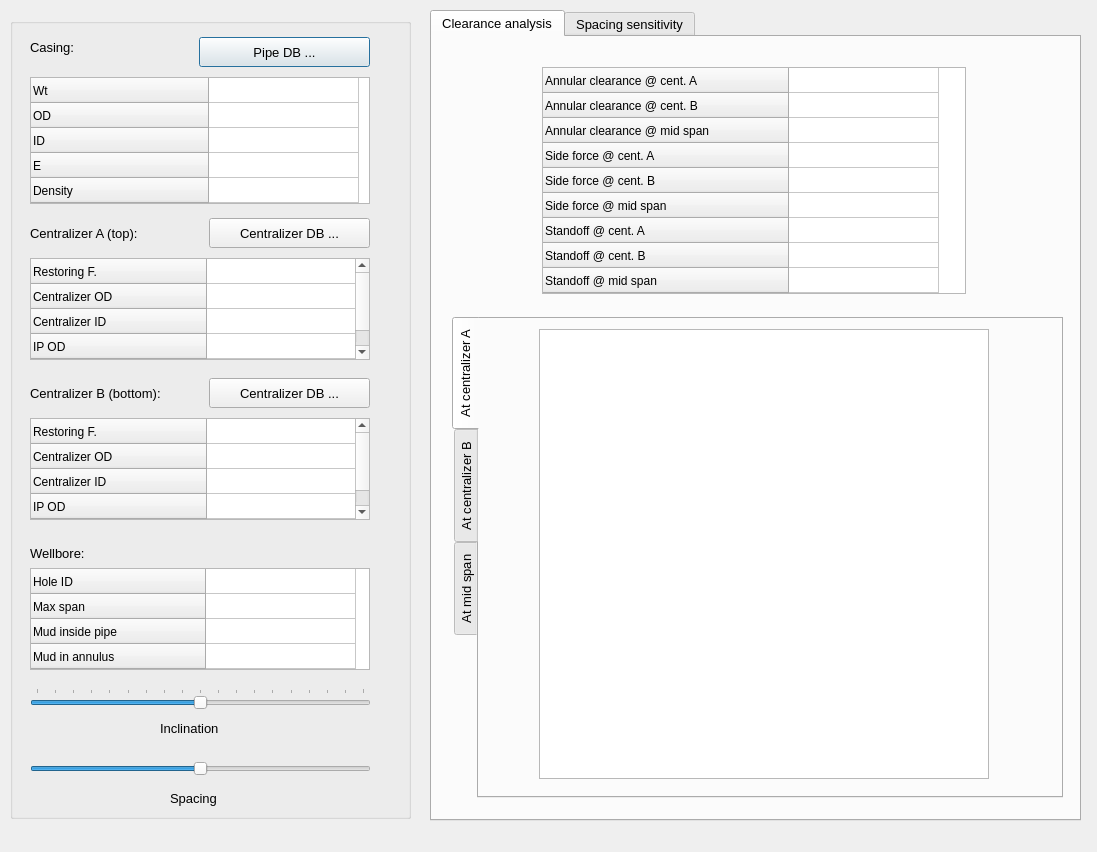
<?xml version="1.0" encoding="UTF-8"?>
<ui version="4.0">
 <class>OneSpanAnalysis</class>
 <widget class="QDialog" name="OneSpanAnalysis">
  <property name="geometry">
   <rect>
    <x>0</x>
    <y>0</y>
    <width>1097</width>
    <height>852</height>
   </rect>
  </property>
  <property name="windowTitle">
   <string>One Span Analysis</string>
  </property>
  <widget class="QGroupBox" name="groupBox">
   <property name="geometry">
    <rect>
     <x>10</x>
     <y>18</y>
     <width>401</width>
     <height>801</height>
    </rect>
   </property>
   <property name="font">
    <font>
     <pointsize>10</pointsize>
    </font>
   </property>
   <property name="title">
    <string/>
   </property>
   <widget class="QTableWidget" name="osaCasing_tableWidget">
    <property name="geometry">
     <rect>
      <x>20</x>
      <y>59</y>
      <width>340</width>
      <height>127</height>
     </rect>
    </property>
    <property name="font">
     <font>
      <pointsize>9</pointsize>
     </font>
    </property>
    <property name="autoFillBackground">
     <bool>false</bool>
    </property>
    <property name="frameShadow">
     <enum>QFrame::Sunken</enum>
    </property>
    <property name="sortingEnabled">
     <bool>false</bool>
    </property>
    <property name="columnCount">
     <number>1</number>
    </property>
    <attribute name="horizontalHeaderVisible">
     <bool>false</bool>
    </attribute>
    <attribute name="horizontalHeaderCascadingSectionResizes">
     <bool>false</bool>
    </attribute>
    <attribute name="horizontalHeaderDefaultSectionSize">
     <number>150</number>
    </attribute>
    <attribute name="horizontalHeaderHighlightSections">
     <bool>true</bool>
    </attribute>
    <attribute name="horizontalHeaderMinimumSectionSize">
     <number>120</number>
    </attribute>
    <attribute name="horizontalHeaderShowSortIndicator" stdset="0">
     <bool>false</bool>
    </attribute>
    <attribute name="horizontalHeaderStretchLastSection">
     <bool>false</bool>
    </attribute>
    <attribute name="verticalHeaderDefaultSectionSize">
     <number>25</number>
    </attribute>
    <attribute name="verticalHeaderMinimumSectionSize">
     <number>25</number>
    </attribute>
    <attribute name="verticalHeaderShowSortIndicator" stdset="0">
     <bool>false</bool>
    </attribute>
    <row>
     <property name="text">
      <string>Wt</string>
     </property>
    </row>
    <row>
     <property name="text">
      <string>OD</string>
     </property>
    </row>
    <row>
     <property name="text">
      <string>ID</string>
     </property>
    </row>
    <row>
     <property name="text">
      <string>E</string>
     </property>
    </row>
    <row>
     <property name="text">
      <string>Density                                       </string>
     </property>
    </row>
    <column/>
   </widget>
   <widget class="QLabel" name="label">
    <property name="geometry">
     <rect>
      <x>20</x>
      <y>19</y>
      <width>61</width>
      <height>21</height>
     </rect>
    </property>
    <property name="text">
     <string>Casing:</string>
    </property>
   </widget>
   <widget class="QLabel" name="label_2">
    <property name="geometry">
     <rect>
      <x>20</x>
      <y>200</y>
      <width>151</width>
      <height>31</height>
     </rect>
    </property>
    <property name="text">
     <string>Centralizer A (top):</string>
    </property>
   </widget>
   <widget class="QTableWidget" name="osaCentA_tableWidget">
    <property name="geometry">
     <rect>
      <x>20</x>
      <y>240</y>
      <width>340</width>
      <height>102</height>
     </rect>
    </property>
    <property name="font">
     <font>
      <pointsize>9</pointsize>
     </font>
    </property>
    <property name="autoFillBackground">
     <bool>false</bool>
    </property>
    <property name="frameShadow">
     <enum>QFrame::Sunken</enum>
    </property>
    <property name="sortingEnabled">
     <bool>false</bool>
    </property>
    <property name="columnCount">
     <number>1</number>
    </property>
    <attribute name="horizontalHeaderVisible">
     <bool>false</bool>
    </attribute>
    <attribute name="horizontalHeaderCascadingSectionResizes">
     <bool>false</bool>
    </attribute>
    <attribute name="horizontalHeaderDefaultSectionSize">
     <number>150</number>
    </attribute>
    <attribute name="horizontalHeaderHighlightSections">
     <bool>true</bool>
    </attribute>
    <attribute name="horizontalHeaderMinimumSectionSize">
     <number>120</number>
    </attribute>
    <attribute name="horizontalHeaderShowSortIndicator" stdset="0">
     <bool>false</bool>
    </attribute>
    <attribute name="horizontalHeaderStretchLastSection">
     <bool>false</bool>
    </attribute>
    <attribute name="verticalHeaderDefaultSectionSize">
     <number>25</number>
    </attribute>
    <attribute name="verticalHeaderMinimumSectionSize">
     <number>25</number>
    </attribute>
    <attribute name="verticalHeaderShowSortIndicator" stdset="0">
     <bool>false</bool>
    </attribute>
    <row>
     <property name="text">
      <string>Restoring F.</string>
     </property>
    </row>
    <row>
     <property name="text">
      <string>Centralizer OD</string>
     </property>
    </row>
    <row>
     <property name="text">
      <string>Centralizer ID</string>
     </property>
    </row>
    <row>
     <property name="text">
      <string>IP OD</string>
     </property>
    </row>
    <row>
     <property name="text">
      <string>Min. pass thru                           </string>
     </property>
    </row>
    <column/>
   </widget>
   <widget class="QLabel" name="label_3">
    <property name="geometry">
     <rect>
      <x>20</x>
      <y>520</y>
      <width>81</width>
      <height>31</height>
     </rect>
    </property>
    <property name="text">
     <string>Wellbore:</string>
    </property>
   </widget>
   <widget class="QTableWidget" name="osaWellbore_tableWidget">
    <property name="geometry">
     <rect>
      <x>20</x>
      <y>550</y>
      <width>340</width>
      <height>102</height>
     </rect>
    </property>
    <property name="font">
     <font>
      <pointsize>9</pointsize>
     </font>
    </property>
    <property name="autoFillBackground">
     <bool>false</bool>
    </property>
    <property name="frameShadow">
     <enum>QFrame::Sunken</enum>
    </property>
    <property name="sortingEnabled">
     <bool>false</bool>
    </property>
    <property name="rowCount">
     <number>4</number>
    </property>
    <property name="columnCount">
     <number>1</number>
    </property>
    <attribute name="horizontalHeaderVisible">
     <bool>false</bool>
    </attribute>
    <attribute name="horizontalHeaderCascadingSectionResizes">
     <bool>false</bool>
    </attribute>
    <attribute name="horizontalHeaderDefaultSectionSize">
     <number>150</number>
    </attribute>
    <attribute name="horizontalHeaderHighlightSections">
     <bool>true</bool>
    </attribute>
    <attribute name="horizontalHeaderMinimumSectionSize">
     <number>120</number>
    </attribute>
    <attribute name="horizontalHeaderShowSortIndicator" stdset="0">
     <bool>false</bool>
    </attribute>
    <attribute name="horizontalHeaderStretchLastSection">
     <bool>false</bool>
    </attribute>
    <attribute name="verticalHeaderDefaultSectionSize">
     <number>25</number>
    </attribute>
    <attribute name="verticalHeaderMinimumSectionSize">
     <number>25</number>
    </attribute>
    <attribute name="verticalHeaderShowSortIndicator" stdset="0">
     <bool>false</bool>
    </attribute>
    <row>
     <property name="text">
      <string>Hole ID</string>
     </property>
    </row>
    <row>
     <property name="text">
      <string>Max span</string>
     </property>
    </row>
    <row>
     <property name="text">
      <string>Mud inside pipe                        </string>
     </property>
    </row>
    <row>
     <property name="text">
      <string>Mud in annulus</string>
     </property>
    </row>
    <column/>
   </widget>
   <widget class="QPushButton" name="osaCasing_pushButton">
    <property name="geometry">
     <rect>
      <x>189</x>
      <y>19</y>
      <width>171</width>
      <height>30</height>
     </rect>
    </property>
    <property name="text">
     <string>Pipe DB ...</string>
    </property>
   </widget>
   <widget class="QPushButton" name="osaCentA_pushButton">
    <property name="geometry">
     <rect>
      <x>199</x>
      <y>200</y>
      <width>161</width>
      <height>30</height>
     </rect>
    </property>
    <property name="text">
     <string>Centralizer DB ...</string>
    </property>
   </widget>
   <widget class="QLabel" name="label_5">
    <property name="geometry">
     <rect>
      <x>20</x>
      <y>360</y>
      <width>171</width>
      <height>31</height>
     </rect>
    </property>
    <property name="text">
     <string>Centralizer B (bottom):</string>
    </property>
   </widget>
   <widget class="QPushButton" name="osaCentB_pushButton">
    <property name="geometry">
     <rect>
      <x>199</x>
      <y>360</y>
      <width>161</width>
      <height>30</height>
     </rect>
    </property>
    <property name="text">
     <string>Centralizer DB ...</string>
    </property>
   </widget>
   <widget class="QSlider" name="osaInclination_slider">
    <property name="geometry">
     <rect>
      <x>20</x>
      <y>670</y>
      <width>341</width>
      <height>22</height>
     </rect>
    </property>
    <property name="maximum">
     <number>180</number>
    </property>
    <property name="pageStep">
     <number>5</number>
    </property>
    <property name="value">
     <number>90</number>
    </property>
    <property name="sliderPosition">
     <number>90</number>
    </property>
    <property name="orientation">
     <enum>Qt::Horizontal</enum>
    </property>
    <property name="invertedAppearance">
     <bool>false</bool>
    </property>
    <property name="invertedControls">
     <bool>false</bool>
    </property>
    <property name="tickPosition">
     <enum>QSlider::TicksAbove</enum>
    </property>
    <property name="tickInterval">
     <number>10</number>
    </property>
   </widget>
   <widget class="QSlider" name="osaSpacing_slider">
    <property name="geometry">
     <rect>
      <x>20</x>
      <y>740</y>
      <width>341</width>
      <height>22</height>
     </rect>
    </property>
    <property name="minimum">
     <number>10</number>
    </property>
    <property name="maximum">
     <number>100</number>
    </property>
    <property name="value">
     <number>55</number>
    </property>
    <property name="sliderPosition">
     <number>55</number>
    </property>
    <property name="orientation">
     <enum>Qt::Horizontal</enum>
    </property>
    <property name="invertedAppearance">
     <bool>false</bool>
    </property>
    <property name="invertedControls">
     <bool>false</bool>
    </property>
    <property name="tickPosition">
     <enum>QSlider::NoTicks</enum>
    </property>
    <property name="tickInterval">
     <number>10</number>
    </property>
   </widget>
   <widget class="QLabel" name="osaInclination_label">
    <property name="geometry">
     <rect>
      <x>150</x>
      <y>700</y>
      <width>211</width>
      <height>21</height>
     </rect>
    </property>
    <property name="text">
     <string>Inclination</string>
    </property>
   </widget>
   <widget class="QLabel" name="osaSpacing_label">
    <property name="geometry">
     <rect>
      <x>160</x>
      <y>770</y>
      <width>201</width>
      <height>21</height>
     </rect>
    </property>
    <property name="text">
     <string>Spacing</string>
    </property>
   </widget>
   <widget class="QTableWidget" name="osaCentB_tableWidget">
    <property name="geometry">
     <rect>
      <x>20</x>
      <y>400</y>
      <width>340</width>
      <height>102</height>
     </rect>
    </property>
    <property name="font">
     <font>
      <pointsize>9</pointsize>
     </font>
    </property>
    <property name="autoFillBackground">
     <bool>false</bool>
    </property>
    <property name="frameShadow">
     <enum>QFrame::Sunken</enum>
    </property>
    <property name="sortingEnabled">
     <bool>false</bool>
    </property>
    <property name="columnCount">
     <number>1</number>
    </property>
    <attribute name="horizontalHeaderVisible">
     <bool>false</bool>
    </attribute>
    <attribute name="horizontalHeaderCascadingSectionResizes">
     <bool>false</bool>
    </attribute>
    <attribute name="horizontalHeaderDefaultSectionSize">
     <number>150</number>
    </attribute>
    <attribute name="horizontalHeaderHighlightSections">
     <bool>true</bool>
    </attribute>
    <attribute name="horizontalHeaderMinimumSectionSize">
     <number>120</number>
    </attribute>
    <attribute name="horizontalHeaderShowSortIndicator" stdset="0">
     <bool>false</bool>
    </attribute>
    <attribute name="horizontalHeaderStretchLastSection">
     <bool>false</bool>
    </attribute>
    <attribute name="verticalHeaderDefaultSectionSize">
     <number>25</number>
    </attribute>
    <attribute name="verticalHeaderMinimumSectionSize">
     <number>25</number>
    </attribute>
    <attribute name="verticalHeaderShowSortIndicator" stdset="0">
     <bool>false</bool>
    </attribute>
    <row>
     <property name="text">
      <string>Restoring F.</string>
     </property>
    </row>
    <row>
     <property name="text">
      <string>Centralizer OD</string>
     </property>
    </row>
    <row>
     <property name="text">
      <string>Centralizer ID</string>
     </property>
    </row>
    <row>
     <property name="text">
      <string>IP OD</string>
     </property>
    </row>
    <row>
     <property name="text">
      <string>Min. pass thru                           </string>
     </property>
    </row>
    <column/>
   </widget>
  </widget>
  <widget class="QTabWidget" name="tabWidget">
   <property name="geometry">
    <rect>
     <x>430</x>
     <y>10</y>
     <width>651</width>
     <height>811</height>
    </rect>
   </property>
   <property name="font">
    <font>
     <pointsize>10</pointsize>
    </font>
   </property>
   <property name="currentIndex">
    <number>0</number>
   </property>
   <widget class="QWidget" name="tab">
    <attribute name="title">
     <string>Clearance analysis</string>
    </attribute>
    <widget class="QTableWidget" name="osaOutputdata1_tableWidget">
     <property name="geometry">
      <rect>
       <x>110</x>
       <y>30</y>
       <width>424</width>
       <height>227</height>
      </rect>
     </property>
     <property name="font">
      <font>
       <pointsize>9</pointsize>
      </font>
     </property>
     <property name="autoFillBackground">
      <bool>false</bool>
     </property>
     <property name="frameShadow">
      <enum>QFrame::Sunken</enum>
     </property>
     <property name="sortingEnabled">
      <bool>false</bool>
     </property>
     <property name="columnCount">
      <number>1</number>
     </property>
     <attribute name="horizontalHeaderVisible">
      <bool>false</bool>
     </attribute>
     <attribute name="horizontalHeaderCascadingSectionResizes">
      <bool>false</bool>
     </attribute>
     <attribute name="horizontalHeaderDefaultSectionSize">
      <number>150</number>
     </attribute>
     <attribute name="horizontalHeaderHighlightSections">
      <bool>true</bool>
     </attribute>
     <attribute name="horizontalHeaderMinimumSectionSize">
      <number>120</number>
     </attribute>
     <attribute name="horizontalHeaderShowSortIndicator" stdset="0">
      <bool>false</bool>
     </attribute>
     <attribute name="horizontalHeaderStretchLastSection">
      <bool>false</bool>
     </attribute>
     <attribute name="verticalHeaderDefaultSectionSize">
      <number>25</number>
     </attribute>
     <attribute name="verticalHeaderMinimumSectionSize">
      <number>25</number>
     </attribute>
     <attribute name="verticalHeaderShowSortIndicator" stdset="0">
      <bool>false</bool>
     </attribute>
     <row>
      <property name="text">
       <string>Annular clearance @ cent. A</string>
      </property>
     </row>
     <row>
      <property name="text">
       <string>Annular clearance @ cent. B</string>
      </property>
     </row>
     <row>
      <property name="text">
       <string>Annular clearance @ mid span                    </string>
      </property>
     </row>
     <row>
      <property name="text">
       <string>Side force @ cent. A</string>
      </property>
     </row>
     <row>
      <property name="text">
       <string>Side force @ cent. B</string>
      </property>
     </row>
     <row>
      <property name="text">
       <string>Side force @ mid span</string>
      </property>
     </row>
     <row>
      <property name="text">
       <string>Standoff @ cent. A</string>
      </property>
     </row>
     <row>
      <property name="text">
       <string>Standoff @ cent. B</string>
      </property>
     </row>
     <row>
      <property name="text">
       <string>Standoff @ mid span</string>
      </property>
     </row>
     <column/>
    </widget>
    <widget class="QTabWidget" name="tabWidget_2">
     <property name="geometry">
      <rect>
       <x>20</x>
       <y>280</y>
       <width>611</width>
       <height>481</height>
      </rect>
     </property>
     <property name="tabPosition">
      <enum>QTabWidget::West</enum>
     </property>
     <property name="currentIndex">
      <number>0</number>
     </property>
     <widget class="QWidget" name="tabA">
      <attribute name="title">
       <string>At centralizer A</string>
      </attribute>
      <widget class="MatplotlibWidget" name="osaClearanceAnalysisA_graphicsView">
       <property name="geometry">
        <rect>
         <x>60</x>
         <y>10</y>
         <width>450</width>
         <height>450</height>
        </rect>
       </property>
      </widget>
     </widget>
     <widget class="QWidget" name="tabB">
      <attribute name="title">
       <string>At centralizer B</string>
      </attribute>
      <widget class="MatplotlibWidget" name="osaClearanceAnalysisB_graphicsView">
       <property name="geometry">
        <rect>
         <x>60</x>
         <y>10</y>
         <width>450</width>
         <height>450</height>
        </rect>
       </property>
      </widget>
     </widget>
     <widget class="QWidget" name="tabM">
      <attribute name="title">
       <string>At mid span</string>
      </attribute>
      <widget class="MatplotlibWidget" name="osaClearanceAnalysisM_graphicsView">
       <property name="geometry">
        <rect>
         <x>60</x>
         <y>10</y>
         <width>450</width>
         <height>450</height>
        </rect>
       </property>
      </widget>
     </widget>
    </widget>
   </widget>
   <widget class="QWidget" name="tab_2">
    <attribute name="title">
     <string>Spacing sensitivity</string>
    </attribute>
    <widget class="MatplotlibWidget" name="osaSpacingSentivity_graphicsView">
     <property name="geometry">
      <rect>
       <x>10</x>
       <y>140</y>
       <width>630</width>
       <height>630</height>
      </rect>
     </property>
    </widget>
    <widget class="QTableWidget" name="osaOutputdata2_tableWidget">
     <property name="geometry">
      <rect>
       <x>110</x>
       <y>30</y>
       <width>390</width>
       <height>102</height>
      </rect>
     </property>
     <property name="font">
      <font>
       <pointsize>9</pointsize>
      </font>
     </property>
     <property name="autoFillBackground">
      <bool>false</bool>
     </property>
     <property name="frameShadow">
      <enum>QFrame::Sunken</enum>
     </property>
     <property name="sortingEnabled">
      <bool>false</bool>
     </property>
     <property name="columnCount">
      <number>1</number>
     </property>
     <attribute name="horizontalHeaderVisible">
      <bool>false</bool>
     </attribute>
     <attribute name="horizontalHeaderCascadingSectionResizes">
      <bool>false</bool>
     </attribute>
     <attribute name="horizontalHeaderDefaultSectionSize">
      <number>150</number>
     </attribute>
     <attribute name="horizontalHeaderHighlightSections">
      <bool>true</bool>
     </attribute>
     <attribute name="horizontalHeaderMinimumSectionSize">
      <number>120</number>
     </attribute>
     <attribute name="horizontalHeaderShowSortIndicator" stdset="0">
      <bool>false</bool>
     </attribute>
     <attribute name="horizontalHeaderStretchLastSection">
      <bool>false</bool>
     </attribute>
     <attribute name="verticalHeaderDefaultSectionSize">
      <number>25</number>
     </attribute>
     <attribute name="verticalHeaderMinimumSectionSize">
      <number>25</number>
     </attribute>
     <attribute name="verticalHeaderShowSortIndicator" stdset="0">
      <bool>false</bool>
     </attribute>
     <row>
      <property name="text">
       <string>Axial extra force @ top                        </string>
      </property>
     </row>
     <row>
      <property name="text">
       <string>Max pipe deflection</string>
      </property>
     </row>
     <row>
      <property name="text">
       <string>Mean wellbore clearance</string>
      </property>
     </row>
     <row>
      <property name="text">
       <string>Mean wellbore standoff</string>
      </property>
     </row>
     <column/>
    </widget>
   </widget>
  </widget>
 </widget>
 <customwidgets>
  <customwidget>
   <class>MatplotlibWidget</class>
   <extends>QGraphicsView</extends>
   <header location="global">matplotlibwidget</header>
  </customwidget>
 </customwidgets>
 <resources/>
 <connections/>
</ui>
